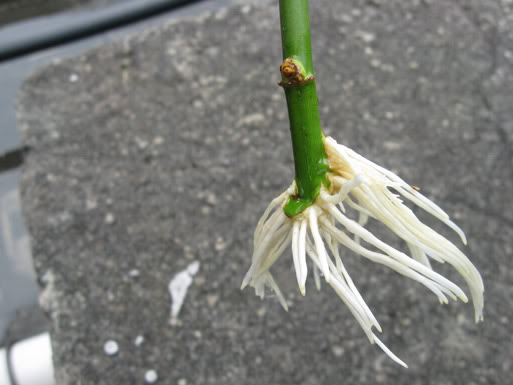
#> input picture gulkok.jpg, 513 x 385 px
$ python laplace_gradients_edge.py   (older library calls are emulated)
#> lines starting #> are read from the running program, lines starting #| are printed output that depends on the picture
import numpy as np
import cv2

image = cv2.imread("gulkok.jpg")
#> image is the input picture: shape (385, 513, 3); mean B, G, R 120.5, 125.8, 124.3

image = cv2.cvtColor(image, cv2.COLOR_BGR2GRAY)
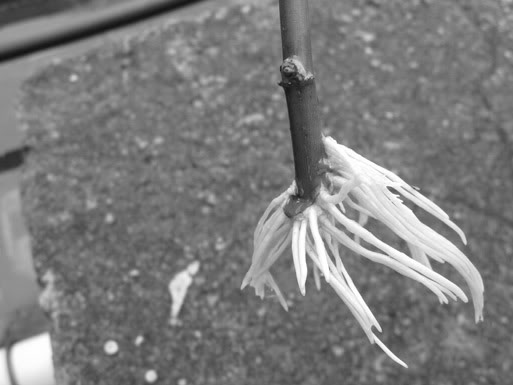
#> image: shape (385, 513); min 18, max 255, mean 124.8
cv2.imshow("Original", image)
lap = cv2.Laplacian(image, cv2.CV_64F)
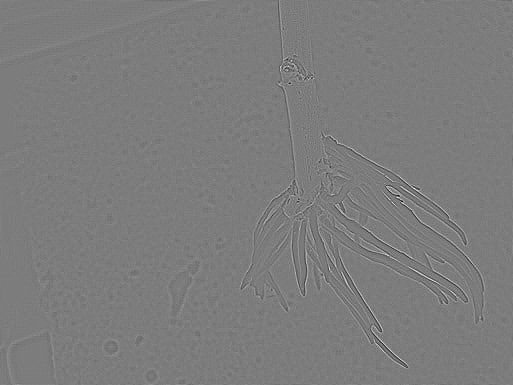
#> lap: shape (385, 513) float64; min -232, max 242, mean 0; drawn with min black and max white
lap = np.uint8(np.absolute(lap))
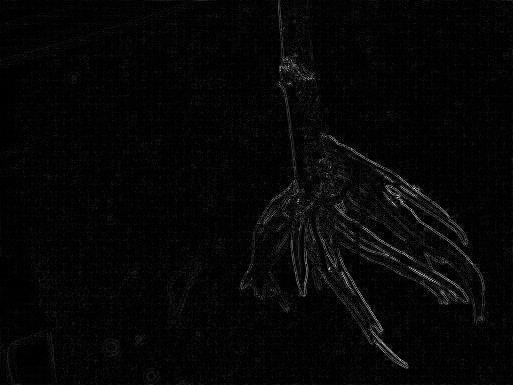
#> lap: shape (385, 513); min 0, max 242, mean 6.4
cv2.imshow("Laplacian", lap)
cv2.waitKey(0)
